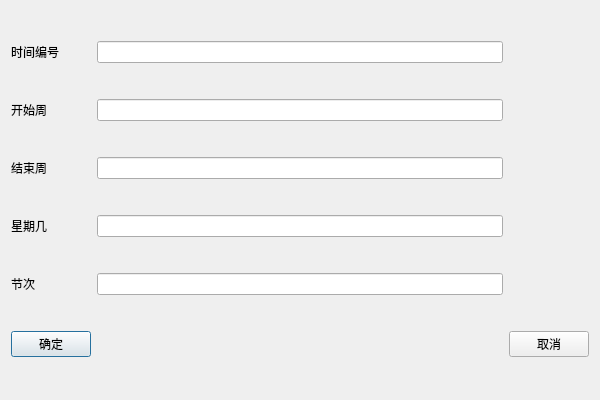
<?xml version="1.0" encoding="UTF-8"?>
<ui version="4.0">
 <class>adcell2_addTime</class>
 <widget class="QDialog" name="adcell2_addTime">
  <property name="geometry">
   <rect>
    <x>0</x>
    <y>0</y>
    <width>600</width>
    <height>400</height>
   </rect>
  </property>
  <property name="windowTitle">
   <string>Dialog</string>
  </property>
  <layout class="QGridLayout" name="gridLayout">
   <item row="0" column="0">
    <widget class="QLabel" name="label_8">
     <property name="maximumSize">
      <size>
       <width>16777215</width>
       <height>23</height>
      </size>
     </property>
     <property name="text">
      <string>时间编号</string>
     </property>
    </widget>
   </item>
   <item row="0" column="1">
    <widget class="QLineEdit" name="time_id"/>
   </item>
   <item row="1" column="0">
    <widget class="QLabel" name="label">
     <property name="text">
      <string>开始周</string>
     </property>
    </widget>
   </item>
   <item row="1" column="1">
    <widget class="QLineEdit" name="startWeek"/>
   </item>
   <item row="2" column="0">
    <widget class="QLabel" name="label_4">
     <property name="text">
      <string>结束周</string>
     </property>
    </widget>
   </item>
   <item row="2" column="1">
    <widget class="QLineEdit" name="endWeek"/>
   </item>
   <item row="3" column="0">
    <widget class="QLabel" name="label_5">
     <property name="text">
      <string>星期几</string>
     </property>
    </widget>
   </item>
   <item row="3" column="1">
    <widget class="QLineEdit" name="DayOfWeek">
     <property name="text">
      <string/>
     </property>
    </widget>
   </item>
   <item row="4" column="0">
    <widget class="QLabel" name="label_7">
     <property name="text">
      <string>节次</string>
     </property>
    </widget>
   </item>
   <item row="4" column="1">
    <widget class="QLineEdit" name="section">
     <property name="text">
      <string/>
     </property>
    </widget>
   </item>
   <item row="5" column="0">
    <widget class="QPushButton" name="commitButton">
     <property name="text">
      <string>确定</string>
     </property>
    </widget>
   </item>
   <item row="5" column="2">
    <widget class="QPushButton" name="cancelButton">
     <property name="text">
      <string>取消</string>
     </property>
    </widget>
   </item>
  </layout>
 </widget>
 <resources/>
 <connections/>
</ui>
